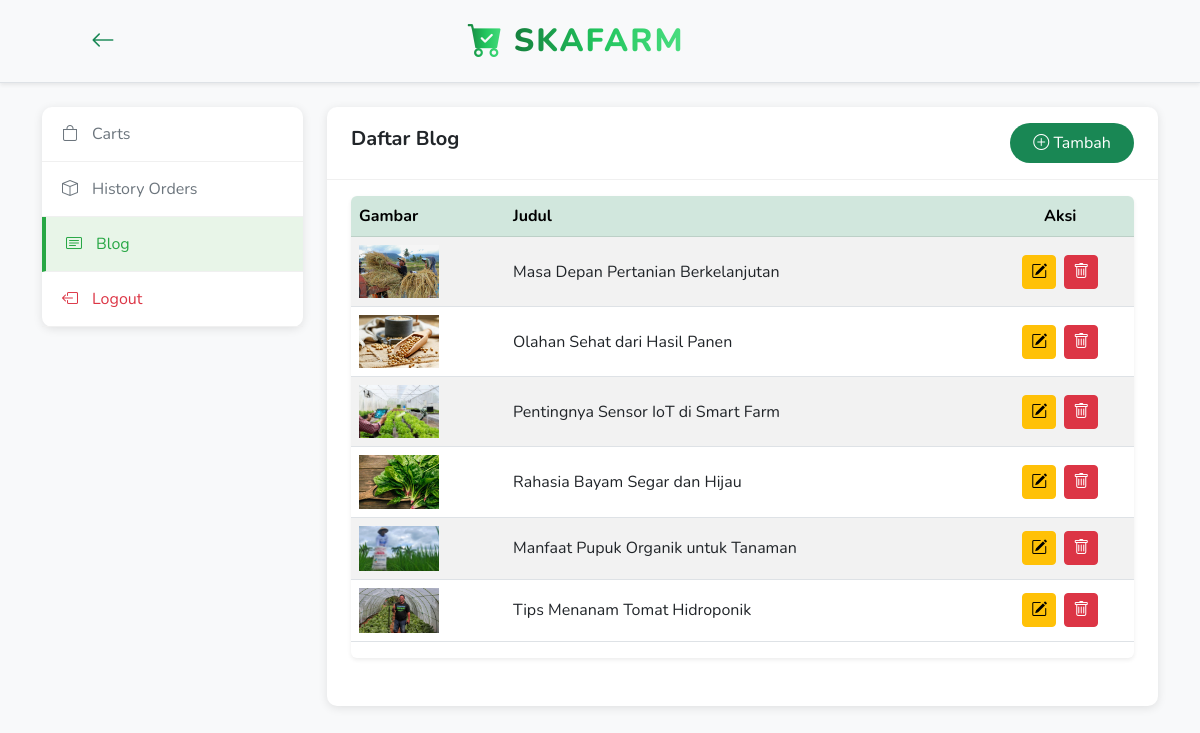
The app's page /index.php?controller=blog&action=myblog (signed in) with its own data.
### tables this page shows
CREATE TABLE `master_blog` (
  `id_blog` int NOT NULL,
  `kode_user` int NOT NULL,
  `judul` varchar(255) NOT NULL,
  `artikel` text NOT NULL,
  `img` text NOT NULL,
  `created_at` date NOT NULL
);

### controllers/BlogController.php (called while the page is built, shortened)
<?php
require_once(__DIR__ . '/../models/Blog.php');
class BlogController
{
    private $model;
    public function __construct($conn)
    {
        $this->model = new Blog($conn);
    }
    public function myblog()
    {
        $blogs = $this->model->getByUser($_SESSION['user_id']);
        include 'views/landingPage/blog.php';
    }
}

### models/Blog.php (called while the page is built, shortened)
<?php
class Blog
{
    private $conn;
    public function __construct($db)
    {
        $this->conn = $db;
    }
    public function getByUser($kode_user)
    {
        $query = "SELECT * FROM master_blog WHERE kode_user = :kode_user ORDER BY id_blog DESC";
        $stmt = $this->conn->prepare($query);
        $stmt->execute(['kode_user' => $kode_user]);
        return $stmt->fetchAll(PDO::FETCH_ASSOC);
    }
}

### views/landingPage/blog.php (the view, shortened to what this page needs)
<?php require_once(__DIR__ . "/../components/landingPage/head.php"); ?>
<nav class="cart-navbar shadow-sm bg-body-tertiary border-bottom sticky-top z-3 py-3">
    <div class="container d-flex justify-content-between align-items-center px-3 px-lg-5 position-relative">
        <a class="btn position-relative z-1" href="index.php?controller=beranda&action=index" aria-label="Back">
            <i class="bi bi-arrow-left fs-4 text-success"></i>
        </a>
        <div class="position-absolute start-50 translate-middle-x text-center">
            <a class="navbar-brand me-4 me-lg-5 d-flex align-items-center text-decoration-none"
                href="index.php?controller=beranda&action=index">
                <i class="bi bi-cart-check-fill"
                    style="
                        font-size: 2.2rem;
                        background: linear-gradient(90deg, #15803d, #22c55e, #4ade80);
                        -webkit-background-clip: text;
                        -webkit-text-fill-color: transparent;
                        margin-right: 10px;
                   "></i>
                <span class="logo-text-gradient">Skafarm</span>
            </a>
        </div>
    </div>
</nav>
<div class="container mt-4">
    <div class="row">
        <div class="col-md-3 mb-3">
            <div class="blog-sidebar d-none d-md-block">
                <div class="nav flex-column">
                    <a class="blog-nav-link text-decoration-none" href="index.php?controller=cart&action=mycart"><i class="bi bi-bag"></i> Carts</a>
                    <a class="blog-nav-link text-decoration-none" href="index.php?controller=detailtransaksi&action=myhistory"><i class="bi bi-box"></i> History Orders</a>
                    <a class="blog-nav-link text-decoration-none active" href="index.php?controller=blog&action=myblog"><i class="bi bi-card-text"></i> Blog</a>
                    <a class="blog-nav-link text-decoration-none blog-logout-link" href="index.php?controller=auth&action=logout"><i class="bi bi-box-arrow-left"></i> Logout</a>
                </div>
            </div>
        </div>
        <div class="col-md-9">
            <div class="blog-main-content">
                <div class="blog-search-order px-3 px-md-4 py-3">
                    <div class="row g-2 align-items-center">
                        <div class="col-8 col-md-10">
                            <h1 class="fw-bold fs-5">Daftar Blog</h1>
                        </div>
                        <div class="col-4 col-md-2 text-end">
                            <button type="button" class="add-button btn btn-success btn-sm w-100 border-0 rounded-5" style="height: 40px;" data-bs-toggle="modal" data-bs-target="#blogCreateBlogModal">
                                <i class="bi bi-plus-circle"></i> <span class="d-none d-sm-inline">Tambah</span>
                            </button>
                        </div>
                    </div>
                </div>
                <div class="blog-tab-content pb-5 mb-5 px-2 px-md-4" id="blogOrderTabContent">
                    <div class="tab-pane fade show active" id="blog-all-orders" role="tabpanel">
                        <div class="table-responsive shadow-sm rounded mt-3">
                            <table class="table table-striped table-hover align-middle">
                                <thead class="table-success">
                                    <tr>
                                        <th scope="col">Gambar</th>
                                        <th scope="col">Judul</th>
                                        <th scope="col" class="text-center">Aksi</th>
                                    </tr>
                                </thead>
                                <tbody>
                                    <?php foreach ($blogs as $b): ?>
                                        <tr>
                                            <td><img src="uploads/<?= $b['img']; ?>" width="80px" alt=""></td>
                                            <td><?= $b['judul']; ?></td>
                                            <td>
                                                <div class="d-flex justify-content-center gap-2">
                                                    <button
                                                        class="btn btn-sm btn-warning"
                                                        data-bs-toggle="modal"
                                                        data-bs-target="#blogEditBlogModal"
                                                        data-id="<?= htmlspecialchars($b['id_blog']); ?>"
                                                        data-judul="<?= htmlspecialchars($b['judul']); ?>"
                                                        data-artikel="<?= htmlspecialchars($b['artikel']); ?>"
                                                        data-img="<?= htmlspecialchars($b['img']); ?>"
                                                        onclick="openEditModal(this)">
                                                        <i class="bi bi-pencil-square"></i>
                                                    </button>
                                                    <button class="btn btn-sm btn-danger" onclick="if(confirm('Yakin ingin menghapus blog ini?')){ window.location.href='index.php?controller=blog&action=delete&id_blog=<?= $b['id_blog']; ?>'; }">
                                                        <i class="bi bi-trash"></i>
                                                    </button>
                                                </div>
                                            </td>
                                        </tr>
                                    <?php endforeach; ?>
                                </tbody>
                            </table>
                        </div>
                    </div>
                </div>
            </div>
        </div>
    </div>
</div>
</body>
</html>

### assets/css/styleLP.css (style rules this page uses)
body { font-family: "Nunito", sans-serif; background-color: #f7f7f7; }
.logo-text-gradient { font-size: 2rem; background: linear-gradient(90deg, #15803d, #22c55e, #4ade80); -webkit-background-clip: text; -webkit-text-fill-color: transparent; letter-spacing: 2px; font-weight: 800; text-transform: uppercase; }

### assets/css/blog.css (style rules this page uses)
.blog-sidebar { background-color: white; border-radius: 10px; box-shadow: 0 2px 10px rgba(0, 0, 0, 0.1); padding: 0; height: fit-content; }
.blog-sidebar .blog-nav-link { color: #6c757d; padding: 15px 20px; border-bottom: 1px solid #f0f0f0; display: flex; align-items: center; }
.blog-sidebar .blog-nav-link.active { background-color: #e8f5e8; color: #28a745; border-left: 4px solid #28a745; }
.blog-sidebar .blog-nav-link i { margin-right: 10px; width: 20px; }
.blog-main-content { background-color: white; border-radius: 10px; box-shadow: 0 2px 10px rgba(0, 0, 0, 0.1); padding: 0; }
.blog-search-order { padding: 20px 30px; border-bottom: 1px solid #f0f0f0; }
.blog-logout-link { color: #dc3545 !important; }

### assets/css/profile.css (style rules this page uses)
.cart-navbar a { color: black; text-decoration: none; transition: 0.2s; letter-spacing: 1px; }
.form-control-transaksi, .btn { font-size: clamp(0.9rem, 2.5vw, 1rem); }

### records on screen
master_blog: img (picture), judul "Masa Depan Pertanian Berkelanjutan"
master_blog: img (picture), judul "Olahan Sehat dari Hasil Panen"
master_blog: img (picture), judul "Pentingnya Sensor IoT di Smart Farm"
master_blog: img (picture), judul "Rahasia Bayam Segar dan Hijau"
master_blog: img (picture), judul "Manfaat Pupuk Organik untuk Tanaman"
master_blog: img (picture), judul "Tips Menanam Tomat Hidroponik"
